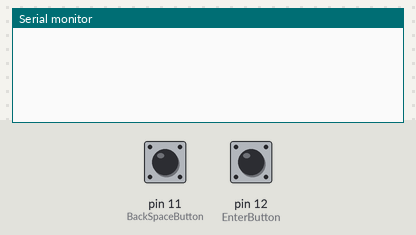
Recording of a sketch running on a simulated Arduino Uno, built with avr-gcc and run on an emulated ATmega328P. Shown: the last lines printed to the serial monitor. Inputs (shaded band) come from the test bench; at power-on: pin 11 (BackSpaceButton) LOW, pin 12 (EnterButton) LOW.

Above: at 1.2 s.
1.3 s: pin 11 (BackSpaceButton) pulled HIGH for 0.15 s
At 2.6 s:
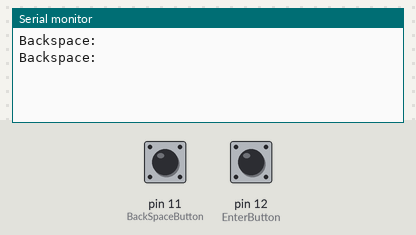
2.9 s: pin 12 (EnterButton) pulled HIGH for 0.15 s
At 4.0 s:
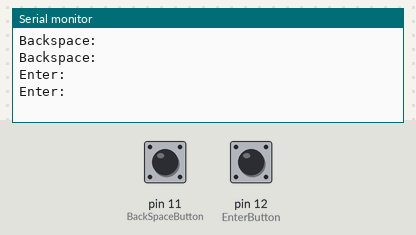

Measured:
- after the input at 1.3 s, the serial monitor: prints a new line at once (image 1)
- after the input at 2.9 s, the serial monitor: prints a new line at once (image 2)

The sketch:

sketch_apr20a.ino
```cpp
const int EnterButton = 12;
const int BackSpaceButton = 11;

void setup(){
   Serial.begin(9600);
   pinMode(EnterButton, INPUT);
   pinMode(EnterButton, INPUT);
}

void loop(){
   if(digitalRead(EnterButton) == HIGH){
  Serial.println("Enter:");//It doesn't matter what you print. Just have a colon at the end to make it easier to parse the string.
  delay(100);
   }
   if(digitalRead(BackSpaceButton) == HIGH){
  Serial.println("Backspace:");
  delay(100);
   }

}
```
